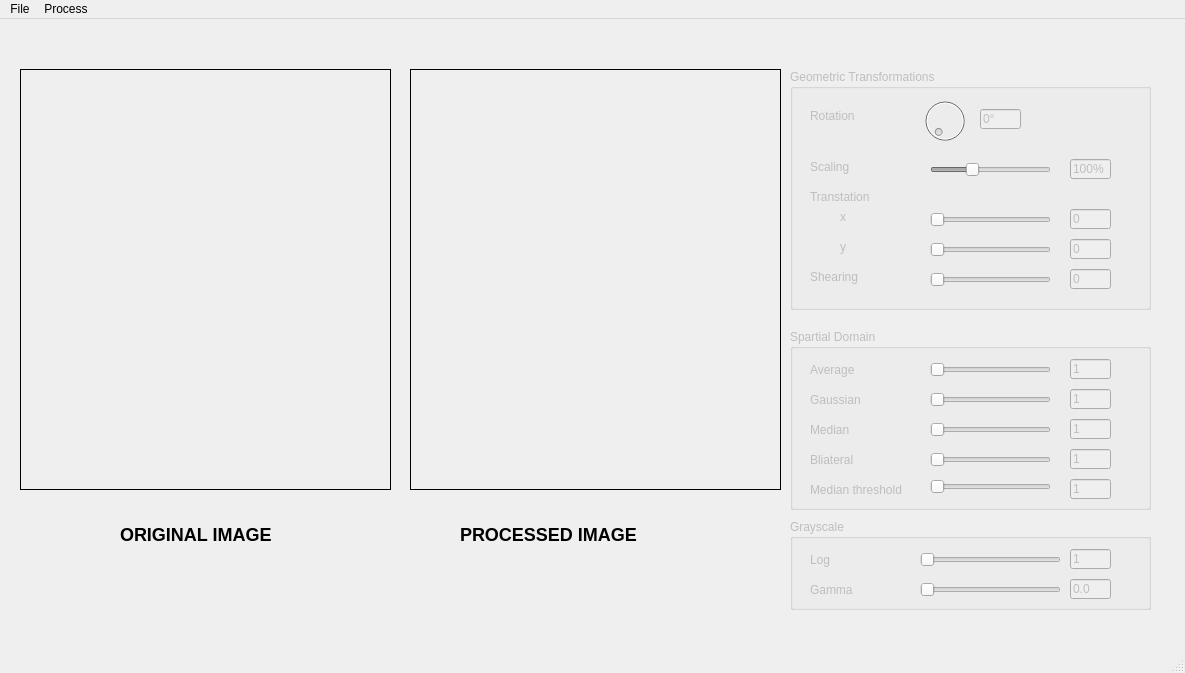
<?xml version="1.0" encoding="UTF-8"?>
<ui version="4.0">
 <class>MainWindow</class>
 <widget class="QMainWindow" name="MainWindow">
  <property name="geometry">
   <rect>
    <x>0</x>
    <y>0</y>
    <width>1185</width>
    <height>673</height>
   </rect>
  </property>
  <property name="windowTitle">
   <string>MainWindow</string>
  </property>
  <widget class="QWidget" name="centralwidget">
   <widget class="QLabel" name="label">
    <property name="geometry">
     <rect>
      <x>120</x>
      <y>500</y>
      <width>171</width>
      <height>31</height>
     </rect>
    </property>
    <property name="text">
     <string>&lt;h2&gt;ORIGINAL IMAGE&lt;/h2&gt;</string>
    </property>
   </widget>
   <widget class="QLabel" name="org_label">
    <property name="enabled">
     <bool>true</bool>
    </property>
    <property name="geometry">
     <rect>
      <x>20</x>
      <y>50</y>
      <width>371</width>
      <height>421</height>
     </rect>
    </property>
    <property name="frameShape">
     <enum>QFrame::Box</enum>
    </property>
    <property name="text">
     <string/>
    </property>
   </widget>
   <widget class="QLabel" name="pro_label">
    <property name="geometry">
     <rect>
      <x>410</x>
      <y>50</y>
      <width>371</width>
      <height>421</height>
     </rect>
    </property>
    <property name="frameShape">
     <enum>QFrame::Box</enum>
    </property>
    <property name="text">
     <string/>
    </property>
   </widget>
   <widget class="QGroupBox" name="geo_group">
    <property name="enabled">
     <bool>false</bool>
    </property>
    <property name="geometry">
     <rect>
      <x>790</x>
      <y>50</y>
      <width>361</width>
      <height>241</height>
     </rect>
    </property>
    <property name="title">
     <string>Geometric Transformations</string>
    </property>
    <widget class="QDial" name="rotation_inp">
     <property name="geometry">
      <rect>
       <x>130</x>
       <y>20</y>
       <width>50</width>
       <height>64</height>
      </rect>
     </property>
     <property name="maximum">
      <number>360</number>
     </property>
    </widget>
    <widget class="QLabel" name="label_2">
     <property name="geometry">
      <rect>
       <x>20</x>
       <y>40</y>
       <width>47</width>
       <height>13</height>
      </rect>
     </property>
     <property name="text">
      <string>Rotation</string>
     </property>
    </widget>
    <widget class="QLineEdit" name="rotation_val">
     <property name="enabled">
      <bool>false</bool>
     </property>
     <property name="geometry">
      <rect>
       <x>190</x>
       <y>40</y>
       <width>41</width>
       <height>20</height>
      </rect>
     </property>
     <property name="text">
      <string>0°</string>
     </property>
     <property name="readOnly">
      <bool>true</bool>
     </property>
    </widget>
    <widget class="QLabel" name="label_3">
     <property name="geometry">
      <rect>
       <x>20</x>
       <y>90</y>
       <width>47</width>
       <height>16</height>
      </rect>
     </property>
     <property name="text">
      <string>Scaling</string>
     </property>
    </widget>
    <widget class="QSlider" name="scaling_inp">
     <property name="geometry">
      <rect>
       <x>140</x>
       <y>90</y>
       <width>121</width>
       <height>22</height>
      </rect>
     </property>
     <property name="minimum">
      <number>50</number>
     </property>
     <property name="maximum">
      <number>200</number>
     </property>
     <property name="value">
      <number>100</number>
     </property>
     <property name="orientation">
      <enum>Qt::Horizontal</enum>
     </property>
    </widget>
    <widget class="QLineEdit" name="scaling_val">
     <property name="enabled">
      <bool>false</bool>
     </property>
     <property name="geometry">
      <rect>
       <x>280</x>
       <y>90</y>
       <width>41</width>
       <height>20</height>
      </rect>
     </property>
     <property name="text">
      <string>100%</string>
     </property>
     <property name="readOnly">
      <bool>true</bool>
     </property>
    </widget>
    <widget class="QLineEdit" name="tranX_val">
     <property name="enabled">
      <bool>false</bool>
     </property>
     <property name="geometry">
      <rect>
       <x>280</x>
       <y>140</y>
       <width>41</width>
       <height>20</height>
      </rect>
     </property>
     <property name="text">
      <string>0</string>
     </property>
     <property name="readOnly">
      <bool>true</bool>
     </property>
    </widget>
    <widget class="QLabel" name="label_4">
     <property name="geometry">
      <rect>
       <x>20</x>
       <y>120</y>
       <width>81</width>
       <height>16</height>
      </rect>
     </property>
     <property name="text">
      <string>Transtation</string>
     </property>
    </widget>
    <widget class="QSlider" name="tranY_inp">
     <property name="geometry">
      <rect>
       <x>140</x>
       <y>170</y>
       <width>121</width>
       <height>22</height>
      </rect>
     </property>
     <property name="orientation">
      <enum>Qt::Horizontal</enum>
     </property>
    </widget>
    <widget class="QLineEdit" name="tranY_val">
     <property name="enabled">
      <bool>false</bool>
     </property>
     <property name="geometry">
      <rect>
       <x>280</x>
       <y>170</y>
       <width>41</width>
       <height>20</height>
      </rect>
     </property>
     <property name="text">
      <string>0</string>
     </property>
     <property name="readOnly">
      <bool>true</bool>
     </property>
    </widget>
    <widget class="QLabel" name="label_5">
     <property name="geometry">
      <rect>
       <x>50</x>
       <y>140</y>
       <width>16</width>
       <height>16</height>
      </rect>
     </property>
     <property name="text">
      <string>x</string>
     </property>
    </widget>
    <widget class="QLabel" name="label_6">
     <property name="geometry">
      <rect>
       <x>50</x>
       <y>170</y>
       <width>16</width>
       <height>16</height>
      </rect>
     </property>
     <property name="text">
      <string>y</string>
     </property>
    </widget>
    <widget class="QLabel" name="label_7">
     <property name="geometry">
      <rect>
       <x>20</x>
       <y>200</y>
       <width>61</width>
       <height>16</height>
      </rect>
     </property>
     <property name="text">
      <string>Shearing</string>
     </property>
    </widget>
    <widget class="QSlider" name="shear_inp">
     <property name="geometry">
      <rect>
       <x>140</x>
       <y>200</y>
       <width>121</width>
       <height>22</height>
      </rect>
     </property>
     <property name="minimum">
      <number>50</number>
     </property>
     <property name="maximum">
      <number>200</number>
     </property>
     <property name="orientation">
      <enum>Qt::Horizontal</enum>
     </property>
    </widget>
    <widget class="QLineEdit" name="shear_val">
     <property name="enabled">
      <bool>false</bool>
     </property>
     <property name="geometry">
      <rect>
       <x>280</x>
       <y>200</y>
       <width>41</width>
       <height>20</height>
      </rect>
     </property>
     <property name="text">
      <string>0</string>
     </property>
     <property name="readOnly">
      <bool>true</bool>
     </property>
    </widget>
    <widget class="QSlider" name="tranX_inp">
     <property name="geometry">
      <rect>
       <x>140</x>
       <y>140</y>
       <width>121</width>
       <height>22</height>
      </rect>
     </property>
     <property name="orientation">
      <enum>Qt::Horizontal</enum>
     </property>
    </widget>
   </widget>
   <widget class="QGroupBox" name="spatial_group">
    <property name="enabled">
     <bool>false</bool>
    </property>
    <property name="geometry">
     <rect>
      <x>790</x>
      <y>310</y>
      <width>361</width>
      <height>181</height>
     </rect>
    </property>
    <property name="title">
     <string>Spartial Domain</string>
    </property>
    <widget class="QLabel" name="label_8">
     <property name="geometry">
      <rect>
       <x>20</x>
       <y>30</y>
       <width>47</width>
       <height>13</height>
      </rect>
     </property>
     <property name="text">
      <string/>
     </property>
    </widget>
    <widget class="QLabel" name="label_9">
     <property name="geometry">
      <rect>
       <x>20</x>
       <y>90</y>
       <width>61</width>
       <height>21</height>
      </rect>
     </property>
     <property name="text">
      <string>Median</string>
     </property>
    </widget>
    <widget class="QSlider" name="median_inp">
     <property name="geometry">
      <rect>
       <x>140</x>
       <y>90</y>
       <width>121</width>
       <height>22</height>
      </rect>
     </property>
     <property name="minimum">
      <number>1</number>
     </property>
     <property name="maximum">
      <number>13</number>
     </property>
     <property name="singleStep">
      <number>2</number>
     </property>
     <property name="value">
      <number>1</number>
     </property>
     <property name="sliderPosition">
      <number>1</number>
     </property>
     <property name="orientation">
      <enum>Qt::Horizontal</enum>
     </property>
    </widget>
    <widget class="QLineEdit" name="median_val">
     <property name="enabled">
      <bool>false</bool>
     </property>
     <property name="geometry">
      <rect>
       <x>280</x>
       <y>90</y>
       <width>41</width>
       <height>20</height>
      </rect>
     </property>
     <property name="text">
      <string>1</string>
     </property>
     <property name="readOnly">
      <bool>true</bool>
     </property>
    </widget>
    <widget class="QLabel" name="label_10">
     <property name="geometry">
      <rect>
       <x>20</x>
       <y>60</y>
       <width>61</width>
       <height>21</height>
      </rect>
     </property>
     <property name="text">
      <string>Gaussian</string>
     </property>
    </widget>
    <widget class="QSlider" name="gaussian_inp">
     <property name="geometry">
      <rect>
       <x>140</x>
       <y>60</y>
       <width>121</width>
       <height>22</height>
      </rect>
     </property>
     <property name="minimum">
      <number>1</number>
     </property>
     <property name="maximum">
      <number>13</number>
     </property>
     <property name="singleStep">
      <number>2</number>
     </property>
     <property name="value">
      <number>1</number>
     </property>
     <property name="sliderPosition">
      <number>1</number>
     </property>
     <property name="orientation">
      <enum>Qt::Horizontal</enum>
     </property>
    </widget>
    <widget class="QLineEdit" name="gaussian_val">
     <property name="enabled">
      <bool>false</bool>
     </property>
     <property name="geometry">
      <rect>
       <x>280</x>
       <y>60</y>
       <width>41</width>
       <height>20</height>
      </rect>
     </property>
     <property name="text">
      <string>1</string>
     </property>
     <property name="readOnly">
      <bool>true</bool>
     </property>
    </widget>
    <widget class="QLineEdit" name="blur_val">
     <property name="enabled">
      <bool>false</bool>
     </property>
     <property name="geometry">
      <rect>
       <x>280</x>
       <y>30</y>
       <width>41</width>
       <height>20</height>
      </rect>
     </property>
     <property name="text">
      <string>1</string>
     </property>
     <property name="readOnly">
      <bool>true</bool>
     </property>
    </widget>
    <widget class="QLabel" name="label_12">
     <property name="geometry">
      <rect>
       <x>20</x>
       <y>30</y>
       <width>61</width>
       <height>21</height>
      </rect>
     </property>
     <property name="text">
      <string>Average</string>
     </property>
    </widget>
    <widget class="QSlider" name="blur_inp">
     <property name="geometry">
      <rect>
       <x>140</x>
       <y>30</y>
       <width>121</width>
       <height>22</height>
      </rect>
     </property>
     <property name="minimum">
      <number>1</number>
     </property>
     <property name="maximum">
      <number>13</number>
     </property>
     <property name="singleStep">
      <number>2</number>
     </property>
     <property name="value">
      <number>1</number>
     </property>
     <property name="sliderPosition">
      <number>1</number>
     </property>
     <property name="orientation">
      <enum>Qt::Horizontal</enum>
     </property>
    </widget>
    <widget class="QLineEdit" name="bila_val">
     <property name="enabled">
      <bool>false</bool>
     </property>
     <property name="geometry">
      <rect>
       <x>280</x>
       <y>120</y>
       <width>41</width>
       <height>20</height>
      </rect>
     </property>
     <property name="text">
      <string>1</string>
     </property>
     <property name="readOnly">
      <bool>true</bool>
     </property>
    </widget>
    <widget class="QLabel" name="label_11">
     <property name="geometry">
      <rect>
       <x>20</x>
       <y>120</y>
       <width>61</width>
       <height>21</height>
      </rect>
     </property>
     <property name="text">
      <string>Bliateral</string>
     </property>
    </widget>
    <widget class="QSlider" name="bila_inp">
     <property name="geometry">
      <rect>
       <x>140</x>
       <y>120</y>
       <width>121</width>
       <height>22</height>
      </rect>
     </property>
     <property name="minimum">
      <number>50</number>
     </property>
     <property name="maximum">
      <number>300</number>
     </property>
     <property name="singleStep">
      <number>5</number>
     </property>
     <property name="value">
      <number>50</number>
     </property>
     <property name="sliderPosition">
      <number>50</number>
     </property>
     <property name="orientation">
      <enum>Qt::Horizontal</enum>
     </property>
    </widget>
    <widget class="QLineEdit" name="med_thresh_val">
     <property name="enabled">
      <bool>false</bool>
     </property>
     <property name="geometry">
      <rect>
       <x>280</x>
       <y>150</y>
       <width>41</width>
       <height>20</height>
      </rect>
     </property>
     <property name="text">
      <string>1</string>
     </property>
     <property name="readOnly">
      <bool>true</bool>
     </property>
    </widget>
    <widget class="QLabel" name="label_16">
     <property name="geometry">
      <rect>
       <x>20</x>
       <y>150</y>
       <width>111</width>
       <height>21</height>
      </rect>
     </property>
     <property name="text">
      <string>Median threshold</string>
     </property>
    </widget>
    <widget class="QSlider" name="med_thresh_inp">
     <property name="geometry">
      <rect>
       <x>140</x>
       <y>150</y>
       <width>121</width>
       <height>16</height>
      </rect>
     </property>
     <property name="minimum">
      <number>1</number>
     </property>
     <property name="maximum">
      <number>13</number>
     </property>
     <property name="singleStep">
      <number>2</number>
     </property>
     <property name="value">
      <number>1</number>
     </property>
     <property name="orientation">
      <enum>Qt::Horizontal</enum>
     </property>
    </widget>
   </widget>
   <widget class="QGroupBox" name="gray_group">
    <property name="enabled">
     <bool>false</bool>
    </property>
    <property name="geometry">
     <rect>
      <x>790</x>
      <y>500</y>
      <width>361</width>
      <height>91</height>
     </rect>
    </property>
    <property name="title">
     <string>Grayscale</string>
    </property>
    <widget class="QLineEdit" name="log_val">
     <property name="enabled">
      <bool>false</bool>
     </property>
     <property name="geometry">
      <rect>
       <x>280</x>
       <y>30</y>
       <width>41</width>
       <height>20</height>
      </rect>
     </property>
     <property name="text">
      <string>1</string>
     </property>
     <property name="readOnly">
      <bool>true</bool>
     </property>
    </widget>
    <widget class="QSlider" name="log_inp">
     <property name="geometry">
      <rect>
       <x>130</x>
       <y>30</y>
       <width>141</width>
       <height>22</height>
      </rect>
     </property>
     <property name="minimum">
      <number>1</number>
     </property>
     <property name="maximum">
      <number>4</number>
     </property>
     <property name="singleStep">
      <number>2</number>
     </property>
     <property name="value">
      <number>1</number>
     </property>
     <property name="sliderPosition">
      <number>1</number>
     </property>
     <property name="orientation">
      <enum>Qt::Horizontal</enum>
     </property>
    </widget>
    <widget class="QLabel" name="label_14">
     <property name="geometry">
      <rect>
       <x>20</x>
       <y>30</y>
       <width>31</width>
       <height>21</height>
      </rect>
     </property>
     <property name="text">
      <string>Log</string>
     </property>
    </widget>
    <widget class="QLineEdit" name="gamma_val">
     <property name="enabled">
      <bool>false</bool>
     </property>
     <property name="geometry">
      <rect>
       <x>280</x>
       <y>60</y>
       <width>41</width>
       <height>20</height>
      </rect>
     </property>
     <property name="text">
      <string>0.0</string>
     </property>
     <property name="readOnly">
      <bool>true</bool>
     </property>
    </widget>
    <widget class="QSlider" name="gamma_inp">
     <property name="geometry">
      <rect>
       <x>130</x>
       <y>60</y>
       <width>141</width>
       <height>22</height>
      </rect>
     </property>
     <property name="minimum">
      <number>1</number>
     </property>
     <property name="maximum">
      <number>20</number>
     </property>
     <property name="singleStep">
      <number>1</number>
     </property>
     <property name="value">
      <number>1</number>
     </property>
     <property name="sliderPosition">
      <number>1</number>
     </property>
     <property name="orientation">
      <enum>Qt::Horizontal</enum>
     </property>
    </widget>
    <widget class="QLabel" name="label_15">
     <property name="geometry">
      <rect>
       <x>20</x>
       <y>60</y>
       <width>51</width>
       <height>21</height>
      </rect>
     </property>
     <property name="text">
      <string>Gamma</string>
     </property>
    </widget>
   </widget>
   <widget class="QLabel" name="label_13">
    <property name="geometry">
     <rect>
      <x>460</x>
      <y>500</y>
      <width>251</width>
      <height>31</height>
     </rect>
    </property>
    <property name="text">
     <string>&lt;h2&gt;PROCESSED IMAGE&lt;/h2&gt;</string>
    </property>
   </widget>
  </widget>
  <widget class="QMenuBar" name="menubar">
   <property name="geometry">
    <rect>
     <x>0</x>
     <y>0</y>
     <width>1185</width>
     <height>20</height>
    </rect>
   </property>
   <widget class="QMenu" name="menuFile">
    <property name="title">
     <string>File</string>
    </property>
    <addaction name="act_open_img"/>
    <addaction name="act_save"/>
   </widget>
   <widget class="QMenu" name="menuProcess">
    <property name="title">
     <string>Process</string>
    </property>
    <addaction name="act_gray"/>
    <addaction name="act_freq"/>
    <addaction name="act_edge"/>
    <addaction name="act_noise"/>
    <addaction name="act_cartoon"/>
   </widget>
   <addaction name="menuFile"/>
   <addaction name="menuProcess"/>
  </widget>
  <widget class="QStatusBar" name="statusbar"/>
  <action name="actionNew">
   <property name="text">
    <string>New</string>
   </property>
  </action>
  <action name="actionOpen_Image">
   <property name="text">
    <string>Open Image</string>
   </property>
  </action>
  <action name="act_open_img">
   <property name="checkable">
    <bool>true</bool>
   </property>
   <property name="icon">
    <iconset>
     <normaloff>images/Image_Upload.png</normaloff>images/Image_Upload.png</iconset>
   </property>
   <property name="text">
    <string>Open image</string>
   </property>
  </action>
  <action name="actionChuong1">
   <property name="text">
    <string>Chương 1</string>
   </property>
  </action>
  <action name="actionChuong2">
   <property name="text">
    <string>Geometric Transformations</string>
   </property>
  </action>
  <action name="act_gray">
   <property name="icon">
    <iconset>
     <normaloff>images/icon/grayscale.png</normaloff>images/icon/grayscale.png</iconset>
   </property>
   <property name="text">
    <string>Grayscale</string>
   </property>
  </action>
  <action name="actionChuong4">
   <property name="icon">
    <iconset>
     <normaloff>images/icon/spatial.png</normaloff>images/icon/spatial.png</iconset>
   </property>
   <property name="text">
    <string>Spartial Domain</string>
   </property>
  </action>
  <action name="act_freq">
   <property name="icon">
    <iconset>
     <normaloff>images/icon/frequency.png</normaloff>images/icon/frequency.png</iconset>
   </property>
   <property name="text">
    <string>Frequency Domain</string>
   </property>
  </action>
  <action name="actionChuong7">
   <property name="icon">
    <iconset>
     <normaloff>images/icon/laplacian.png</normaloff>images/icon/laplacian.png</iconset>
   </property>
   <property name="text">
    <string>Mathematical Morphology</string>
   </property>
  </action>
  <action name="act_edge">
   <property name="icon">
    <iconset>
     <normaloff>images/icon/egde.png</normaloff>images/icon/egde.png</iconset>
   </property>
   <property name="text">
    <string>Edge Detection</string>
   </property>
  </action>
  <action name="actionPrint">
   <property name="icon">
    <iconset>
     <normaloff>images/icon/print.png</normaloff>images/icon/print.png</iconset>
   </property>
   <property name="text">
    <string>Print...</string>
   </property>
  </action>
  <action name="act_save">
   <property name="icon">
    <iconset>
     <normaloff>images/icon/save.png</normaloff>images/icon/save.png</iconset>
   </property>
   <property name="text">
    <string>Save</string>
   </property>
  </action>
  <action name="act_noise">
   <property name="text">
    <string>Noise Creation</string>
   </property>
  </action>
  <action name="act_cartoon">
   <property name="text">
    <string>Cartoon Image</string>
   </property>
  </action>
 </widget>
 <resources/>
 <connections/>
</ui>
